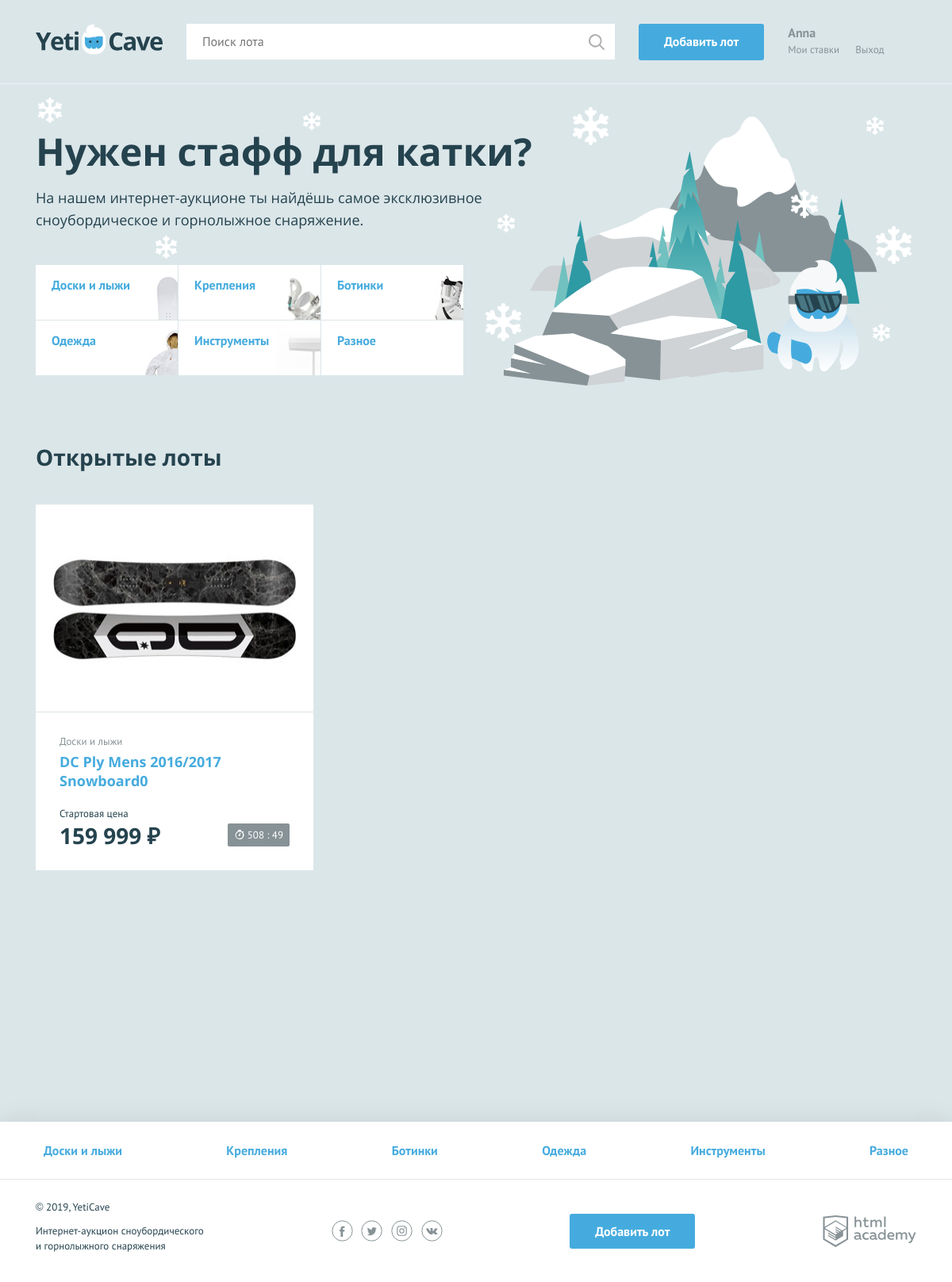
Page /index.php (signed in) on the committed database.
### tables this page shows
CREATE TABLE Categories (
    PRIMARY KEY (id),
    id          INT UNSIGNED NOT NULL AUTO_INCREMENT,
    name        CHAR (50),
    symbol_code CHAR (50),
                UNIQUE (name),
                UNIQUE (symbol_code)
);

CREATE TABLE Lots (
    PRIMARY KEY (id),
    id            INT UNSIGNED              NOT NULL AUTO_INCREMENT,
    user_id       INT UNSIGNED              NOT NULL,
    category_id   INT UNSIGNED              NOT NULL,
    winner_id     INT UNSIGNED,
    name          CHAR (255)                NOT NULL,
    detail        TEXT                      NOT NULL,
    cost_start    DECIMAL (12, 2)           NOT NULL,
    step_cost     DECIMAL (12, 2)           NOT NULL,
    photo         CHAR (255),
    date_create   DATETIME                  NOT NULL,
    date_finished DATETIME,
                  FOREIGN KEY (user_id)     REFERENCES Users (id),
                  FOREIGN KEY (category_id) REFERENCES Categories (id),
                  FOREIGN KEY (winner_id)   REFERENCES Users (id)
);

### functions/include_template.php (called while the page is built, shortened)
<?php
function includeTemplate($path, array $data = [])
{
    $path = 'templates/' . $path;
    extract($data);
    require_once $path;
    $page = ob_get_clean();
    return $page;
}

### functions/connect_to_db.php (called while the page is built, shortened)
<?php
function connectToDatabase()
{
    $db_connection = mysqli_connect("localhost", "root", "", "YetiCave");
    mysqli_set_charset($db_connection, "utf8");
    return $db_connection;
}

### functions/query_result.php (called while the page is built, shortened)
<?php
function queryResult($db_connection, $query) {
    $query = mysqli_query($db_connection, $query);
    $result = mysqli_fetch_all($query, MYSQLI_ASSOC);
    return $result;
}

### functions/get_items.php (called while the page is built, shortened)
<?php
function getCategories()
{
    return queryResult(connectToDatabase(), "SELECT id, name, symbol_code FROM Categories ORDER BY id ASC");
}
function getLots()
{
    $sql_lots = "SELECT Categories.name AS category,
                        Lots.id,
                        Lots.name,
                        cost_start,
                        photo,
                        date_finished AS expiration_time
                FROM Lots
                INNER JOIN Categories ON Lots.category_id=Categories.id
                WHERE date_finished>current_date
                ORDER BY Lots.id DESC LIMIT 6";
    return queryResult(connectToDatabase(), $sql_lots);
}

### functions/cost.php (called while the page is built)
<?php
function cost($cost)
{
    $cost = ceil($cost);
    if (1000 <= $cost) {
        $cost = number_format($cost, 0, '', ' ');
    }
    return $cost . " ";
}

### functions/count_time.php (called while the page is built)
<?php
function countTime(string $expiration_date) : array
{
    $current_date = date('Y-m-d H:i');
    $diff_in_hour = (strtotime($expiration_date) - strtotime($current_date)) / 3600;
    $diff_in_hour = floor($diff_in_hour);
    $diff_in_min = (strtotime($expiration_date) - strtotime($current_date)) / 60;
    $diff_in_min = $diff_in_min - ($diff_in_hour * 60);
    $diff_in_min = round($diff_in_min);
    if (0 <= $diff_in_hour) {
        $time_limit[] = $diff_in_hour;
        $time_limit[] = $diff_in_min;
    } else {
        $time_limit[] = 0;
        $time_limit[] = 0;
    }
    return $time_limit;
}

### templates/menu_index.php (the view)
<ul class="promo__list">
    <?php $j = 0; ?>
    <?php while ($j < count($categories)): ?>
        <li class="promo__item promo__item--<?= $categories[$j]['symbol_code']; ?>">
            <a class="promo__link" href="/lots_by_categories.php?page=1&limit=9&id_category_lot=<?= $categories[$j]['id']; ?>"><?= $categories[$j]['name']; ?></a>
        </li>
        <?php $j++; ?>
    <?php endwhile; ?>
</ul>

### templates/main.php
<main class="container">
    <section class="promo">
        <h2 class="promo__title">Нужен стафф для катки?</h2>
        <p class="promo__text">На нашем интернет-аукционе ты найдёшь самое эксклюзивное сноубордическое и горнолыжное
            снаряжение.</p>
        <?= $menu_category; ?>
    </section>
    <section class="lots">
        <div class="lots__header">
            <h2>Открытые лоты</h2>
        </div>
        <ul class="lots__list">
            <?php foreach ($lots as $key => $value): ?>
                <li class="lots__item lot">
                    <div class="lot__image">
                        <img src="<?= $value['photo']; ?>" width="350" height="260" alt="">
                    </div>
                    <div class="lot__info">
                        <span class="lot__category"><?= $value['category']; ?></span>
                        <h3 class="lot__title"><a class="text-link"
                                                  href="lot.php?id=<?= $value['id']; ?>"><?= $value['name']; ?></a>
                        </h3>
                        <div class="lot__state">
                            <div class="lot__rate">
                                <span class="lot__amount">Стартовая цена</span>
                                <span class="lot__cost"><b><?= cost($value['cost_start']); ?>&#8381;</b></span>
                            </div>
                            <?php $time_limited = countTime($value['expiration_time']); ?>
                            <?php if ($time_limited[0] <= 0): ?>
                            <div class="lot__timer timer timer--finishing">
                                <?php else: ?>
                                <div class="lot__timer timer">
                                    <?php endif; ?>
                                    <?= $time_limited[0]; ?> : <?= $time_limited[1]; ?>
                                </div>
                            </div>
                        </div>
                </li>
            <?php endforeach; ?>
        </ul>
    </section>
</main>

### templates/layout.php (shortened to what this page needs)
<!DOCTYPE html>
<html lang="ru">
<?= $head; ?>
<body>
<div class="page-wrapper">
    <header class="main-header">
        <div class="main-header__container container">
            <a class="main-header__logo" href="/index.php">
                <img src="../img/logo.svg" width="160" height="39" alt="Логотип компании YetiCave">
            </a>
            <form class="main-header__search" method="get" action="/search.php" autocomplete="off">
                <input type="search" name="search" placeholder="Поиск лота">
                <input class="main-header__search-btn" type="submit" name="find" value="Найти">
            </form>
            <a class="main-header__add-lot button" href="/add.php">Добавить лот</a>
            <nav class="user-menu">
                <?php if (isset($_SESSION['user'])): ?>
                    <div class="user-menu__logged">
                        <p><?php print($user_name); ?></p>
                        <a class="user-menu__bets" href="/myrates.php">Мои ставки</a>
                        <a class="user-menu__logout" href="/logout.php">Выход</a>
                    </div>
                <?php endif; ?>
            </nav>
        </div>
    </header>
    <main>
    <?= $content; ?>
    </main>
</div>
<footer class="main-footer">
    <nav class="nav">
        <ul class="nav__list container">
            <?php $i = 0; ?>
            <?php while ($i < count($categories)): ?>
                <li class="nav__item">
                    <a href="/lots_by_categories.php?page=1&limit=9&id_category_lot=<?= $categories[$i]['id']; ?>"><?= $categories[$i]['name']; ?></a>
                </li>
                <?php $i++; ?>
            <?php endwhile; ?>
        </ul>
    </nav>
    <div class="main-footer__bottom container">
        <div class="main-footer__copyright">
            <p>© 2019, YetiCave</p>
            <p>Интернет-аукцион сноубордического и горнолыжного снаряжения</p>
        </div>
        <div class="main-footer__social social">
            <a class="social__link social__link--facebook" href="#">
            </a>
            <a class="social__link social__link--twitter" href="#">
            </a>
            <a class="social__link social__link--instagram" href="#">
            </a>
            <a class="social__link social__link--vkontakte" href="#">
            </a>
        </div>
        <a class="main-footer__add-lot button" href="/add.php">Добавить лот</a>
        <div class="main-footer__developed-by">
            <a class="logo-academy" href="https://htmlacademy.ru/intensive/php">
            </a>
        </div>
    </div>
</footer>
</body>
</html>

### rows in the picture
categories: shows a picture, name "Доски и лыжи"
categories: shows a picture, name "Крепления"
categories: shows a picture, name "Ботинки"
categories: shows a picture, name "Одежда"
categories: shows a picture, name "Инструменты"
categories: name "Разное"
lots: photo (picture), category.name "Доски и лыжи", name "DC Ply Mens 2016/2017 Snowboard0", cost_start "159 999", date_finished "508", date_finished "49"

### other values in the picture
$user_name "Anna"
